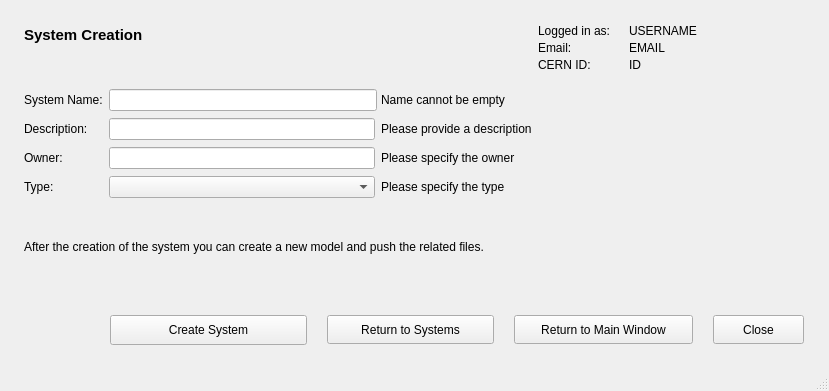
<?xml version="1.0" encoding="UTF-8"?>
<ui version="4.0">
 <class>MainWindow</class>
 <widget class="QMainWindow" name="MainWindow">
  <property name="geometry">
   <rect>
    <x>0</x>
    <y>0</y>
    <width>829</width>
    <height>391</height>
   </rect>
  </property>
  <property name="sizePolicy">
   <sizepolicy hsizetype="Fixed" vsizetype="Fixed">
    <horstretch>0</horstretch>
    <verstretch>0</verstretch>
   </sizepolicy>
  </property>
  <property name="windowTitle">
   <string>Create System Window</string>
  </property>
  <widget class="QWidget" name="centralwidget">
   <property name="sizePolicy">
    <sizepolicy hsizetype="Maximum" vsizetype="Maximum">
     <horstretch>9</horstretch>
     <verstretch>0</verstretch>
    </sizepolicy>
   </property>
   <property name="minimumSize">
    <size>
     <width>823</width>
     <height>0</height>
    </size>
   </property>
   <layout class="QGridLayout" name="gridLayout">
    <item row="0" column="1">
     <spacer name="verticalSpacer">
      <property name="orientation">
       <enum>Qt::Vertical</enum>
      </property>
      <property name="sizeType">
       <enum>QSizePolicy::Fixed</enum>
      </property>
      <property name="sizeHint" stdset="0">
       <size>
        <width>16</width>
        <height>15</height>
       </size>
      </property>
     </spacer>
    </item>
    <item row="1" column="3">
     <spacer name="horizontalSpacer">
      <property name="orientation">
       <enum>Qt::Horizontal</enum>
      </property>
      <property name="sizeType">
       <enum>QSizePolicy::Fixed</enum>
      </property>
      <property name="sizeHint" stdset="0">
       <size>
        <width>15</width>
        <height>0</height>
       </size>
      </property>
     </spacer>
    </item>
    <item row="1" column="1" colspan="2">
     <layout class="QGridLayout" name="gridLayout_3">
      <property name="verticalSpacing">
       <number>3</number>
      </property>
      <item row="11" column="0">
       <spacer name="horizontalSpacer_4">
        <property name="orientation">
         <enum>Qt::Horizontal</enum>
        </property>
        <property name="sizeType">
         <enum>QSizePolicy::Fixed</enum>
        </property>
        <property name="sizeHint" stdset="0">
         <size>
          <width>74</width>
          <height>20</height>
         </size>
        </property>
       </spacer>
      </item>
      <item row="5" column="2">
       <widget class="QLabel" name="label_owner_error">
        <property name="text">
         <string>Please specify the owner</string>
        </property>
       </widget>
      </item>
      <item row="1" column="2">
       <widget class="QLabel" name="label_name_error">
        <property name="text">
         <string>Name cannot be empty</string>
        </property>
       </widget>
      </item>
      <item row="11" column="1" colspan="3">
       <layout class="QHBoxLayout" name="horizontalLayout_4">
        <property name="spacing">
         <number>4</number>
        </property>
        <item>
         <spacer name="horizontalSpacer_2">
          <property name="orientation">
           <enum>Qt::Horizontal</enum>
          </property>
          <property name="sizeType">
           <enum>QSizePolicy::Fixed</enum>
          </property>
          <property name="sizeHint" stdset="0">
           <size>
            <width>1</width>
            <height>20</height>
           </size>
          </property>
         </spacer>
        </item>
        <item>
         <widget class="QPushButton" name="button_create_system">
          <property name="sizePolicy">
           <sizepolicy hsizetype="Minimum" vsizetype="Fixed">
            <horstretch>1</horstretch>
            <verstretch>0</verstretch>
           </sizepolicy>
          </property>
          <property name="minimumSize">
           <size>
            <width>156</width>
            <height>30</height>
           </size>
          </property>
          <property name="text">
           <string>Create System</string>
          </property>
          <property name="icon">
           <iconset>
            <normaloff>../icons/file-plus.svg</normaloff>../icons/file-plus.svg</iconset>
          </property>
         </widget>
        </item>
        <item>
         <spacer name="horizontalSpacer_7">
          <property name="orientation">
           <enum>Qt::Horizontal</enum>
          </property>
          <property name="sizeType">
           <enum>QSizePolicy::Fixed</enum>
          </property>
          <property name="sizeHint" stdset="0">
           <size>
            <width>16</width>
            <height>19</height>
           </size>
          </property>
         </spacer>
        </item>
        <item>
         <widget class="QPushButton" name="button_return_systems">
          <property name="minimumSize">
           <size>
            <width>167</width>
            <height>29</height>
           </size>
          </property>
          <property name="text">
           <string>Return to Systems</string>
          </property>
          <property name="icon">
           <iconset>
            <normaloff>../icons/corner-down-left.svg</normaloff>../icons/corner-down-left.svg</iconset>
          </property>
         </widget>
        </item>
        <item>
         <spacer name="horizontalSpacer_6">
          <property name="orientation">
           <enum>Qt::Horizontal</enum>
          </property>
          <property name="sizeType">
           <enum>QSizePolicy::Fixed</enum>
          </property>
          <property name="sizeHint" stdset="0">
           <size>
            <width>16</width>
            <height>19</height>
           </size>
          </property>
         </spacer>
        </item>
        <item>
         <widget class="QPushButton" name="button_return_main">
          <property name="minimumSize">
           <size>
            <width>179</width>
            <height>29</height>
           </size>
          </property>
          <property name="text">
           <string>Return to Main Window</string>
          </property>
          <property name="icon">
           <iconset>
            <normaloff>../icons/corner-down-left.svg</normaloff>../icons/corner-down-left.svg</iconset>
          </property>
         </widget>
        </item>
        <item>
         <spacer name="horizontalSpacer_5">
          <property name="orientation">
           <enum>Qt::Horizontal</enum>
          </property>
          <property name="sizeType">
           <enum>QSizePolicy::Fixed</enum>
          </property>
          <property name="sizeHint" stdset="0">
           <size>
            <width>16</width>
            <height>19</height>
           </size>
          </property>
         </spacer>
        </item>
        <item>
         <widget class="QPushButton" name="button_close">
          <property name="minimumSize">
           <size>
            <width>91</width>
            <height>29</height>
           </size>
          </property>
          <property name="text">
           <string>Close</string>
          </property>
          <property name="icon">
           <iconset>
            <normaloff>../icons/x-circle.svg</normaloff>../icons/x-circle.svg</iconset>
          </property>
         </widget>
        </item>
       </layout>
      </item>
      <item row="9" column="0" colspan="4">
       <widget class="QLabel" name="label_5">
        <property name="text">
         <string>After the creation of the system you can create a new model and push the related files.</string>
        </property>
       </widget>
      </item>
      <item row="10" column="1">
       <spacer name="verticalSpacer_4">
        <property name="orientation">
         <enum>Qt::Vertical</enum>
        </property>
        <property name="sizeType">
         <enum>QSizePolicy::Fixed</enum>
        </property>
        <property name="sizeHint" stdset="0">
         <size>
          <width>20</width>
          <height>39</height>
         </size>
        </property>
       </spacer>
      </item>
      <item row="3" column="2">
       <widget class="QLabel" name="label_descr_error">
        <property name="text">
         <string>Please provide a description</string>
        </property>
       </widget>
      </item>
      <item row="0" column="0" colspan="3">
       <widget class="QLabel" name="label_top">
        <property name="text">
         <string>&lt;html&gt;&lt;head/&gt;&lt;body&gt;&lt;p&gt;&lt;span style=&quot; font-size:11pt; font-weight:600;&quot;&gt;System Creation&lt;/span&gt;&lt;/p&gt;&lt;p&gt;&lt;br/&gt;&lt;/p&gt;&lt;/body&gt;&lt;/html&gt;</string>
        </property>
       </widget>
      </item>
      <item row="7" column="0">
       <widget class="QLabel" name="label_3">
        <property name="text">
         <string>Type:</string>
        </property>
       </widget>
      </item>
      <item row="6" column="1">
       <spacer name="verticalSpacer_5">
        <property name="orientation">
         <enum>Qt::Vertical</enum>
        </property>
        <property name="sizeType">
         <enum>QSizePolicy::Fixed</enum>
        </property>
        <property name="sizeHint" stdset="0">
         <size>
          <width>20</width>
          <height>4</height>
         </size>
        </property>
       </spacer>
      </item>
      <item row="3" column="0">
       <widget class="QLabel" name="label">
        <property name="text">
         <string>Description:</string>
        </property>
       </widget>
      </item>
      <item row="1" column="0">
       <widget class="QLabel" name="label_model_sel">
        <property name="text">
         <string>System Name:</string>
        </property>
       </widget>
      </item>
      <item row="1" column="1">
       <widget class="QLineEdit" name="lineName">
        <property name="minimumSize">
         <size>
          <width>268</width>
          <height>0</height>
         </size>
        </property>
       </widget>
      </item>
      <item row="5" column="0">
       <widget class="QLabel" name="label_2">
        <property name="text">
         <string>Owner:</string>
        </property>
       </widget>
      </item>
      <item row="8" column="1">
       <spacer name="verticalSpacer_3">
        <property name="orientation">
         <enum>Qt::Vertical</enum>
        </property>
        <property name="sizeType">
         <enum>QSizePolicy::Fixed</enum>
        </property>
        <property name="sizeHint" stdset="0">
         <size>
          <width>13</width>
          <height>19</height>
         </size>
        </property>
       </spacer>
      </item>
      <item row="4" column="1">
       <spacer name="verticalSpacer_6">
        <property name="orientation">
         <enum>Qt::Vertical</enum>
        </property>
        <property name="sizeType">
         <enum>QSizePolicy::Fixed</enum>
        </property>
        <property name="sizeHint" stdset="0">
         <size>
          <width>20</width>
          <height>4</height>
         </size>
        </property>
       </spacer>
      </item>
      <item row="0" column="3">
       <layout class="QVBoxLayout" name="verticalLayout">
        <property name="spacing">
         <number>3</number>
        </property>
        <property name="sizeConstraint">
         <enum>QLayout::SetFixedSize</enum>
        </property>
        <item>
         <layout class="QGridLayout" name="gridLayout_2">
          <item row="0" column="0">
           <widget class="QLabel" name="label_logged">
            <property name="sizePolicy">
             <sizepolicy hsizetype="Fixed" vsizetype="Minimum">
              <horstretch>0</horstretch>
              <verstretch>0</verstretch>
             </sizepolicy>
            </property>
            <property name="minimumSize">
             <size>
              <width>88</width>
              <height>0</height>
             </size>
            </property>
            <property name="maximumSize">
             <size>
              <width>88</width>
              <height>16777215</height>
             </size>
            </property>
            <property name="text">
             <string>Logged in as:     </string>
            </property>
           </widget>
          </item>
          <item row="0" column="1">
           <widget class="QLabel" name="label_insert_user">
            <property name="sizePolicy">
             <sizepolicy hsizetype="Expanding" vsizetype="Preferred">
              <horstretch>0</horstretch>
              <verstretch>0</verstretch>
             </sizepolicy>
            </property>
            <property name="minimumSize">
             <size>
              <width>180</width>
              <height>0</height>
             </size>
            </property>
            <property name="text">
             <string>USERNAME</string>
            </property>
           </widget>
          </item>
         </layout>
        </item>
        <item>
         <layout class="QGridLayout" name="gridLayout_4">
          <item row="0" column="0">
           <widget class="QLabel" name="label_email">
            <property name="sizePolicy">
             <sizepolicy hsizetype="Fixed" vsizetype="Minimum">
              <horstretch>0</horstretch>
              <verstretch>0</verstretch>
             </sizepolicy>
            </property>
            <property name="minimumSize">
             <size>
              <width>88</width>
              <height>0</height>
             </size>
            </property>
            <property name="maximumSize">
             <size>
              <width>88</width>
              <height>16777215</height>
             </size>
            </property>
            <property name="text">
             <string>Email:                 </string>
            </property>
           </widget>
          </item>
          <item row="0" column="1">
           <widget class="QLabel" name="label_insert_email">
            <property name="sizePolicy">
             <sizepolicy hsizetype="Expanding" vsizetype="Preferred">
              <horstretch>0</horstretch>
              <verstretch>0</verstretch>
             </sizepolicy>
            </property>
            <property name="minimumSize">
             <size>
              <width>180</width>
              <height>0</height>
             </size>
            </property>
            <property name="text">
             <string>EMAIL</string>
            </property>
           </widget>
          </item>
         </layout>
        </item>
        <item>
         <layout class="QGridLayout" name="gridLayout_5">
          <item row="0" column="0">
           <widget class="QLabel" name="label_cernid">
            <property name="sizePolicy">
             <sizepolicy hsizetype="Fixed" vsizetype="Minimum">
              <horstretch>0</horstretch>
              <verstretch>0</verstretch>
             </sizepolicy>
            </property>
            <property name="minimumSize">
             <size>
              <width>88</width>
              <height>0</height>
             </size>
            </property>
            <property name="maximumSize">
             <size>
              <width>88</width>
              <height>16777215</height>
             </size>
            </property>
            <property name="text">
             <string>CERN ID:           </string>
            </property>
           </widget>
          </item>
          <item row="0" column="1">
           <widget class="QLabel" name="label_insert_cern_id">
            <property name="sizePolicy">
             <sizepolicy hsizetype="Expanding" vsizetype="Preferred">
              <horstretch>0</horstretch>
              <verstretch>0</verstretch>
             </sizepolicy>
            </property>
            <property name="minimumSize">
             <size>
              <width>180</width>
              <height>0</height>
             </size>
            </property>
            <property name="maximumSize">
             <size>
              <width>16777215</width>
              <height>16777215</height>
             </size>
            </property>
            <property name="text">
             <string>ID                                   </string>
            </property>
           </widget>
          </item>
         </layout>
        </item>
        <item>
         <spacer name="verticalSpacer_8">
          <property name="orientation">
           <enum>Qt::Vertical</enum>
          </property>
          <property name="sizeType">
           <enum>QSizePolicy::Fixed</enum>
          </property>
          <property name="sizeHint" stdset="0">
           <size>
            <width>10</width>
            <height>14</height>
           </size>
          </property>
         </spacer>
        </item>
       </layout>
      </item>
      <item row="7" column="1">
       <widget class="QComboBox" name="comboBox_Type"/>
      </item>
      <item row="7" column="2">
       <widget class="QLabel" name="label_type_error">
        <property name="text">
         <string>Please specify the type</string>
        </property>
       </widget>
      </item>
      <item row="3" column="1">
       <widget class="QLineEdit" name="lineDescr"/>
      </item>
      <item row="2" column="1">
       <spacer name="verticalSpacer_7">
        <property name="orientation">
         <enum>Qt::Vertical</enum>
        </property>
        <property name="sizeType">
         <enum>QSizePolicy::Fixed</enum>
        </property>
        <property name="sizeHint" stdset="0">
         <size>
          <width>20</width>
          <height>4</height>
         </size>
        </property>
       </spacer>
      </item>
      <item row="5" column="1">
       <widget class="QLineEdit" name="lineOwner"/>
      </item>
     </layout>
    </item>
    <item row="2" column="1">
     <spacer name="verticalSpacer_2">
      <property name="orientation">
       <enum>Qt::Vertical</enum>
      </property>
      <property name="sizeType">
       <enum>QSizePolicy::Fixed</enum>
      </property>
      <property name="sizeHint" stdset="0">
       <size>
        <width>15</width>
        <height>15</height>
       </size>
      </property>
     </spacer>
    </item>
    <item row="1" column="0">
     <spacer name="horizontalSpacer_3">
      <property name="orientation">
       <enum>Qt::Horizontal</enum>
      </property>
      <property name="sizeType">
       <enum>QSizePolicy::Fixed</enum>
      </property>
      <property name="sizeHint" stdset="0">
       <size>
        <width>15</width>
        <height>17</height>
       </size>
      </property>
     </spacer>
    </item>
   </layout>
  </widget>
  <widget class="QMenuBar" name="menubar">
   <property name="geometry">
    <rect>
     <x>0</x>
     <y>0</y>
     <width>829</width>
     <height>21</height>
    </rect>
   </property>
  </widget>
  <widget class="QStatusBar" name="statusbar"/>
 </widget>
 <resources/>
 <connections/>
</ui>
